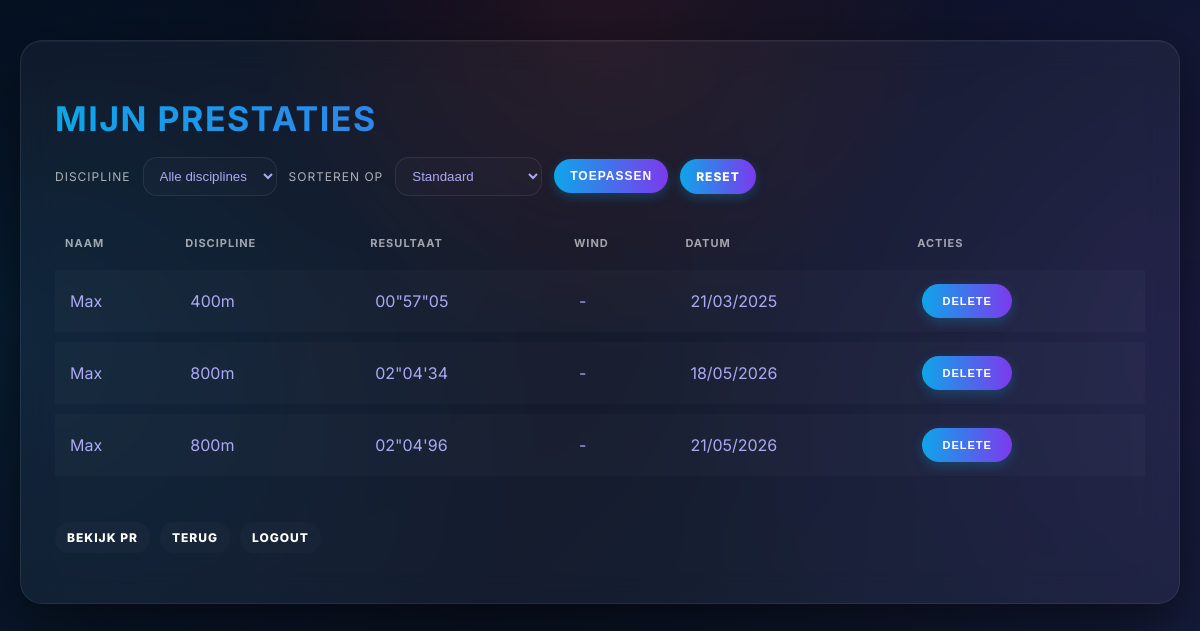
/performances (signed in), run on an earlier commit of the app's database.
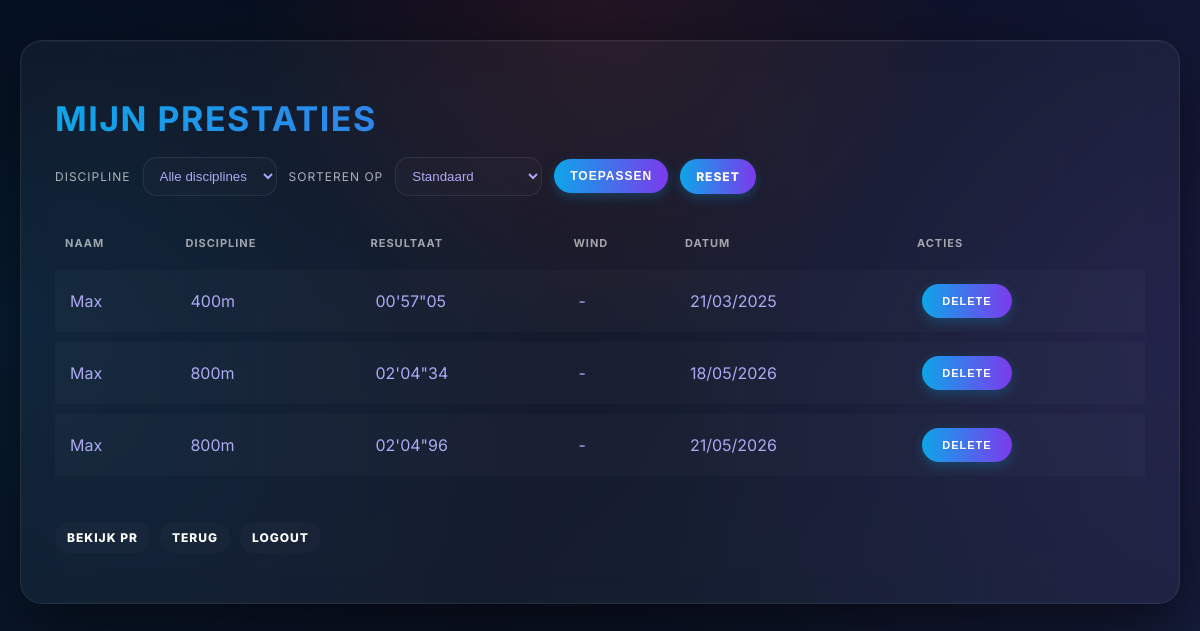
And on a later commit of the database.
### tables this page shows
CREATE TABLE performances (
    id INTEGER PRIMARY KEY AUTOINCREMENT,
    user_id INTEGER,
    name TEXT,
    discipline TEXT,
    result REAL,
    date TEXT
, wind_speed REAL, wind_direction TEXT);

### app.py (the view)
@app.route("/performances")
def performances():
    if session.get("admin"):
        query = "SELECT * FROM performances"
        params = []
    else:
        if "user_id" not in session:
            return redirect("/login")
        query = "SELECT * FROM performances WHERE user_id = ?"
        params = [session["user_id"]]
    discipline = request.args.get("discipline")
    sort = request.args.get("sort")
    if discipline and discipline in DISCIPLINES:
        query += " AND discipline = ?" if "WHERE" in query else " WHERE discipline = ?"
        params.append(discipline)
    if sort in ["fastest", "slowest"]:
        rows = db.execute(query, *params)
        rows = sorted(rows,
                      key=lambda r: parse_result_seconds(r.get("result")),
                      reverse=(sort == "slowest"))
    else:
        rows = db.execute(query, *params)
    rows = annotate_wind(rows)
    return render_template(
        "performances.html",
        performances=rows,
        disciplines=DISCIPLINES
    )

### app.py (called while the page is built, shortened)
@app.template_filter('format_date')
def format_date(value):
    if not value:
        return ""
    if isinstance(value, datetime):
        return value.strftime("%d/%m/%Y")
    text = str(value).strip()
    for fmt in ("%Y-%m-%d", "%d/%m/%Y", "%Y/%m/%d", "%d-%m-%Y"):
        try:
            parsed = datetime.strptime(text, fmt)
            return parsed.strftime("%d/%m/%Y")
        except ValueError:
            continue
    return text

def annotate_wind(rows):
    for row in rows:
        row["invalid_wind"] = False
        wind_speed = row.get("wind_speed")
        wind_direction = row.get("wind_direction")
        if wind_speed is None or wind_speed == "":
            continue
    return rows

### templates/performances.html (shortened to what this page needs)
<!doctype html>
<html lang="nl">
<head>
    <link rel="stylesheet" href="{{ url_for('static', filename='style.css') }}">
</head>
<body>
<div class="container">
<h1>Mijn prestaties</h1>
<form method="get" action="/performances" class="filter-form">
    <label for="discipline">
        Discipline
    </label>
    <select id="discipline" name="discipline">
        <option value="">
            Alle disciplines
        </option>
    </select>
    <label for="sort">
        Sorteren op
    </label>
    <select id="sort" name="sort">
        <option value="" {% if not selected_sort %}selected{% endif %}>
            Standaard
        </option>
    </select>
    <button type="submit">
        Toepassen
    </button>
    <a href="/performances" class="btn-reset">
        Reset
    </a>
</form>
<table class="results">
    <thead>
        <tr>
            <th>Naam</th>
            <th>Discipline</th>
            <th>Resultaat</th>
            <th>Wind</th>
            <th>Datum</th>
            <th>Acties</th>
        </tr>
    </thead>
    <tbody>
        {% for p in performances %}
        <tr>
            <td>{{ p.name }}</td>
            <td>{{ p.discipline }}</td>
            <td>{{ p.result }}</td>
            <td>
                {% if p.wind_speed %}
                    {% if p.invalid_wind %}
                        <span style="color:#f87171">
                            {{ p.wind_direction }}
                            {{ p.wind_speed }} m/s
                        </span>
                    {% else %}
                        {{ p.wind_direction }}
                        {{ p.wind_speed }} m/s
                    {% endif %}
                {% else %}
                    -
                {% endif %}
            </td>
            <td>{{ p.date | format_date }}</td>
            <td class="action-cell">
                <form action="/delete" method="post" style="margin:0;">
                    <button type="submit" class="btn-action btn-delete">
                        Delete
                    </button>
                </form>
            </td>
        </tr>
        {% endfor %}
    </tbody>
</table>
<br>
<ul class="main-menu" style="list-style: none; padding: 0; display: flex; gap: 10px;">
    <li><a href="/pr">Bekijk PR</a></li>
    <li><a href="/">Terug</a></li>
    <li><a href="/logout">Logout</a></li>
</ul>
</div>
</body>
</html>

What changed in the data, as far as the page shows it:
changed performances (number 1 of 3 on the later page): result "00\"57\"05" → "00'57\"05"
changed performances (number 2 of 3 on the later page): result "02\"04'34" → "02'04\"34"
changed performances (number 3 of 3 on the later page): result "02\"04'96" → "02'04\"96"
